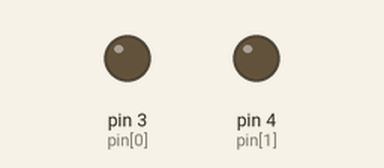
Recording of a sketch running on a simulated Arduino Uno, built for the host (arithmetic inside an expression is 32-bit, double 64-bit). Shown: output pins drawn as LEDs (lit = HIGH). EEPROM starts erased; what the sketch prints to the serial monitor is not drawn.

Above: at 0.1 s.
Timing chart, 0 to 1.6 s (numbered marks = the images above):
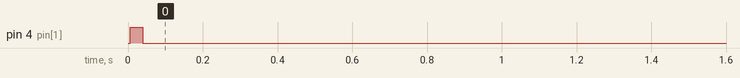

The sketch:

millis_eeprom_test.ino
```cpp
#include <EEPROM.h>

const int n = 2;    //number of variables
const int pin[2] = {3, 4};

boolean Appln_State[2] = {true, true};

//15 sec for 1 & 10 second for 2
unsigned long Dx_ON[2] = {15000, 10000};    //duration time
unsigned long Ex_ON[2] = {0, 0};                    //elapsed time

//variables for elapsed time trigger
unsigned long Ex_Start[2] = {0, 0};   //stores time when variable is triggered

//flags
boolean rFlag[2] = {false, false};       //flag to  record of Ex_ON
boolean trigFlag[2] = {true, true};     //flag to trigger  Ex_ON

int address;
unsigned long start_time=0;
int min_count=0;

void setup() {

      Serial.begin(9600);
      EEPROM.begin(64);   // Initialising array of size 64 bytes in RAM to represent the 64 bytes in Flash as EEPROM

      //Reading saved data from EEPROM
      for(int i = 0; i<n; i++)  {
        pinMode(pin[i], OUTPUT);

         if(i==0)
            address = 0;
         if(i==1)
            address = 5;
        Ex_ON[i] = EEPROMRead(address);               //Reading elapsed time from EEPROM
        Dx_ON[i] = EEPROMRead(address+10);        //Reading duration time from EEPROM
        Appln_State[i] = EEPROMRead(address+20);       //Reading state from EEPROM
        Ex_Start[i] = EEPROMRead(address+30);       //Reading start time from EEPROM
      }
}

void loop() {

      for(int i = 0; i<n; i++)  {
          if(i==0)
            address = 0;
          if(i==1)
            address = 5;

          if(trigFlag[i]) {
            trigger(i);
          }

          //checking for starting appliances
          if(Ex_ON[i] < Dx_ON[i] && rFlag[i])  {
            record_Ex_ON(i);
          }

         //checking for stoping any appliance
         if(Ex_ON[i] >= Dx_ON[i]) {
              Serial.print("\n*****Calling stop function for ");
              Serial.print(i+1);
              Serial.println("*****");
              stop_Ex_ON(i);
         }
     }
} //loop


            /****------user-defined functions here-----****/
//function for recording elapsed time
void record_Ex_ON(int i) {

      unsigned long currentMillis = millis();
      Ex_ON[i] = currentMillis - Ex_Start[i];
      if(i==0)
        address = 0;        //saving Ex_ON of 1 on 0 location
      if(i==1)
        address = 5;     //saving Ex_ON of 2 on 5 location
      Appln_State[i] = true;
      EEPROMWrite(address, Ex_ON[i]);
      EEPROMWrite(address+20, Appln_State[i]);

      // Serial for debugging only
      Serial.print(" | Calling record function for ");
      Serial.print(i+1);
      Serial.print(" | E");
      Serial.print(i+1);
      Serial.print("_ON = ");
      Serial.println(Ex_ON[i]);
}

//function for stopping elapsed time
void stop_Ex_ON(int i)  {

      digitalWrite(pin[i], LOW);      // switch OFF the pin
      Appln_State[i] = false;
      EEPROMWrite(address+20, Appln_State[i]);
      Ex_ON[i] = 0;
      if(i==0)
          address = 0;        //saving Ex_ON of 1 on 0 location
      if(i==1)
          address = 5;     //saving Ex_ON of 2 on 5 location
      EEPROMWrite(address, Ex_ON[i]);
      Ex_Start[i] = 0;
      rFlag[i] = false;
      Serial.print("   STOPPED E");
      Serial.print(i+1);
      Serial.print("_ON = ");
      Serial.println(Ex_ON[i]);
}

//function to trigger
void trigger(int i) {

        Ex_Start[i] = millis();
        Appln_State[i] = true;
        if(Appln_State[i])  {
            digitalWrite(pin[i], HIGH);       //switch ON the pin
        }
        rFlag[i] = true;
        trigFlag[i] = false;
}

//function to write unsigned long value to EEPROM
void EEPROMWrite(int address, unsigned long value) {

    /* size of unsigned long is 32 bytes but each memory location in EEPROM
     * takes only 8 bytes and then rolls over. Thus, it is taken into 4 individual bytes
     * and then stored in consecutive memory locations.
     */
    byte four = (value & 0xFF);
    byte three = ((value >> 8) & 0xFF);       // using bitwise operator here for shifting through bits
    byte two = ((value >> 16) & 0xFF);
    byte one = ((value >> 24) & 0xFF);

    EEPROM.put(address, four);
    EEPROM.put(address + 1, three);
    EEPROM.put(address + 2, two);
    EEPROM.put(address + 3, one);
    EEPROM.commit();
}

//overidden function to write boolean value to EEPROM
void EEPROMWrite(int address, boolean value) {
    EEPROM.put(address, value);
    EEPROM.commit();
}

//function to read from EEPROM
unsigned long EEPROMRead(int address) {

      /* Reading individual bytes here from each memory location into
       * different variables.
       */
      unsigned long four = EEPROM.read(address);
      unsigned long three = EEPROM.read(address + 1);
      unsigned long two = EEPROM.read(address + 2);
      unsigned long one = EEPROM.read(address + 3);

      return (
          /*Combining all the four read outputs for retrieving the saved value from EEPROM
          * It's reverse procedure of what is being done in EEPROMWrite().
          */
          ((four << 0) & 0xFF) +
          ((three << 8) & 0xFFFF) +
          ((two << 16) & 0xFFFFFF) +
          ((one << 24) & 0xFFFFFFFF)
      );
}

// function to convert minutes recieved from server to milliseconds
// 1 min = 60 sec and 1 sec = 1000 millisec
// thus, 1 min = 60000 millis
unsigned long min_to_millis(int mins) {
      return (mins*60000);
}
```

Measured:
- by itself, pin 4 (pin[1]): LOW → HIGH at 0.01 s, → LOW 0.03 s later
